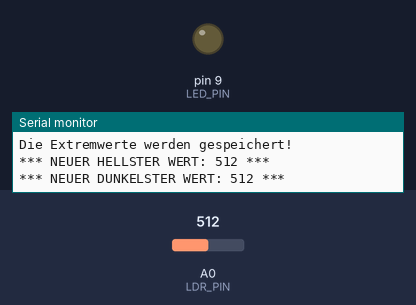
A sketch run on a simulated Arduino Uno, built with avr-gcc and run on an emulated ATmega328P. Parts: output pins drawn as LEDs (lit = HIGH), the last lines printed to the serial monitor. The inputs (shaded band) are chosen by the test bench; at power-on: A0 (LDR_PIN) = 512.

Above: at 1.3 s.
1.4 s: A0 (LDR_PIN) set to 529
At 2.6 s:
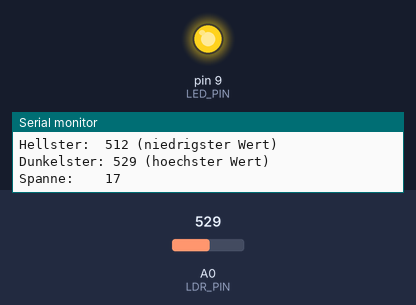
3.0 s: A0 (LDR_PIN) set to 511
At 4.2 s:
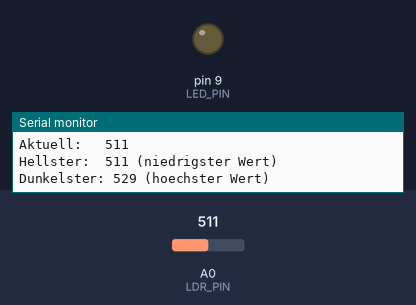
4.5 s: A0 (LDR_PIN) set to 716
At 5.2 s:
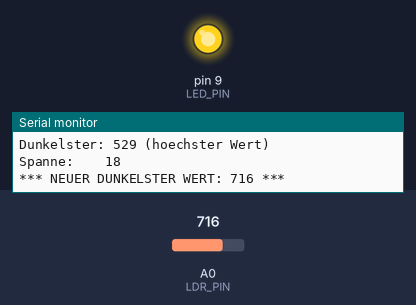
Timing chart, 0 to 7.5 s (numbered marks = the images above; inputs shaded):
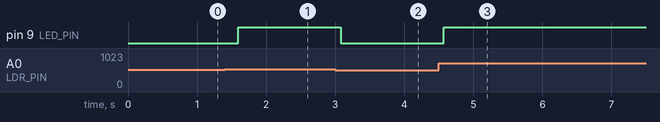

The sketch:

challenge4_speicher.ino
```cpp
// Challenge 4: Helligkeits-Speicher
// Merkt sich den hellsten und dunkelsten Wert

const int LDR_PIN = A0;       // Lichtsensor an A0
const int LED_PIN = 9;        // LED zur Anzeige

// Gespeicherte Extremwerte
int hellsterWert = 1023;      // Startwert: Maximum (wird kleiner)
int dunkelsterWert = 0;       // Startwert: Minimum (wird groesser)

// Anzahl der Messungen
unsigned long messungen = 0;

void setup() {
  pinMode(LED_PIN, OUTPUT);

  Serial.begin(9600);
  Serial.println("=================================");
  Serial.println("  Helligkeits-Speicher gestartet");
  Serial.println("=================================");
  Serial.println("");
  Serial.println("Bewege die Helligkeit am LDR.");
  Serial.println("Die Extremwerte werden gespeichert!");
  Serial.println("");
}

void loop() {
  // LDR auslesen
  int wert = analogRead(LDR_PIN);
  messungen++;

  // Pruefen ob neuer Rekord
  bool neuerHellster = false;
  bool neuerDunkelster = false;

  if (wert < hellsterWert) {
    hellsterWert = wert;
    neuerHellster = true;
  }

  if (wert > dunkelsterWert) {
    dunkelsterWert = wert;
    neuerDunkelster = true;
  }

  // LED zeigt aktuellen Wert relativ zu den Extremen
  int spanne = dunkelsterWert - hellsterWert;
  int ledHelligkeit = 0;

  if (spanne > 10) {
    // LED-Helligkeit basierend auf gemessenem Bereich
    ledHelligkeit = map(wert, hellsterWert, dunkelsterWert, 0, 255);
    ledHelligkeit = constrain(ledHelligkeit, 0, 255);
  }

  analogWrite(LED_PIN, ledHelligkeit);

  // Ausgabe bei neuem Rekord
  if (neuerHellster) {
    Serial.println("");
    Serial.print("*** NEUER HELLSTER WERT: ");
    Serial.print(hellsterWert);
    Serial.println(" ***");
  }

  if (neuerDunkelster) {
    Serial.println("");
    Serial.print("*** NEUER DUNKELSTER WERT: ");
    Serial.print(dunkelsterWert);
    Serial.println(" ***");
  }

  // Normale Statusausgabe (alle 10 Messungen)
  if (messungen % 10 == 0) {
    Serial.println("---------------------------------");
    Serial.print("Messung #");
    Serial.println(messungen);
    Serial.print("Aktuell:   ");
    Serial.println(wert);
    Serial.print("Hellster:  ");
    Serial.print(hellsterWert);
    Serial.println(" (niedrigster Wert)");
    Serial.print("Dunkelster: ");
    Serial.print(dunkelsterWert);
    Serial.println(" (hoechster Wert)");
    Serial.print("Spanne:    ");
    Serial.println(spanne);
  }

  delay(200);
}
```

Measured:
- the behaviour switches between 522 and 523 on A0 (LDR_PIN) (found by bisection; images 0 and 1)
- after the input at 1.4 s, pin 9 (LED_PIN): LOW → HIGH after 0.19 s
- after the input at 3.0 s, pin 9 (LED_PIN): HIGH → LOW after 0.08 s
- after the input at 4.5 s, pin 9 (LED_PIN): LOW → HIGH after 0.07 s
